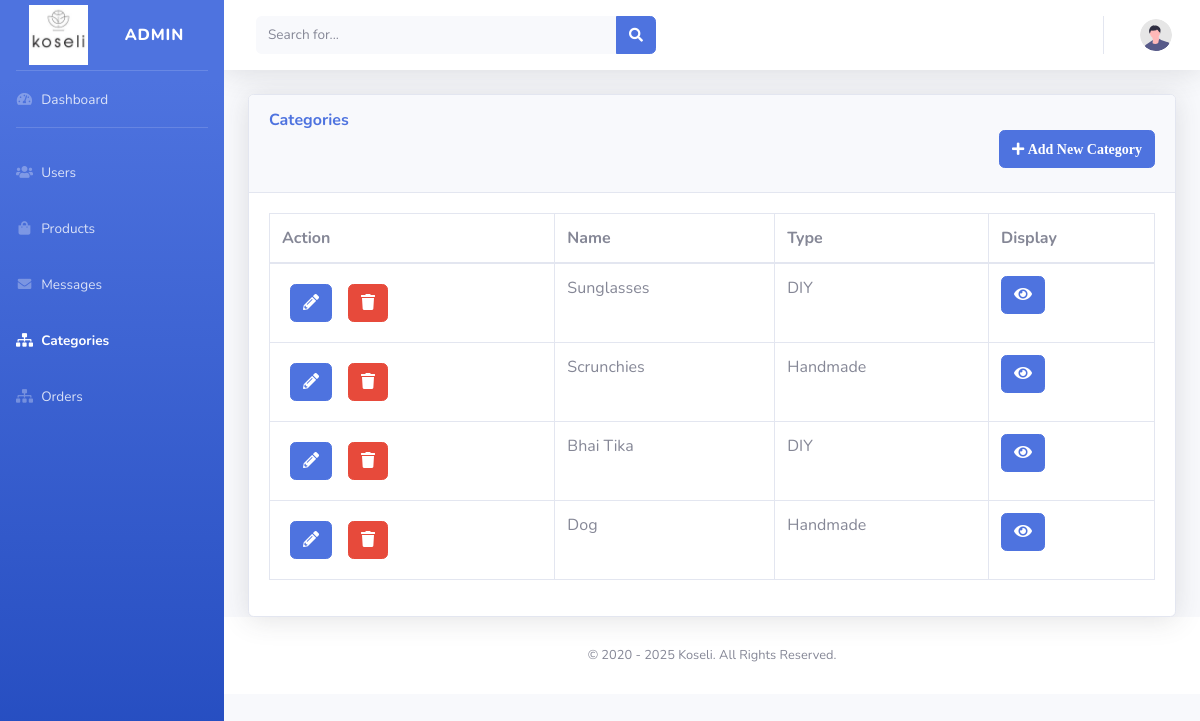
The page /admin/categories.php on the database as committed earlier.
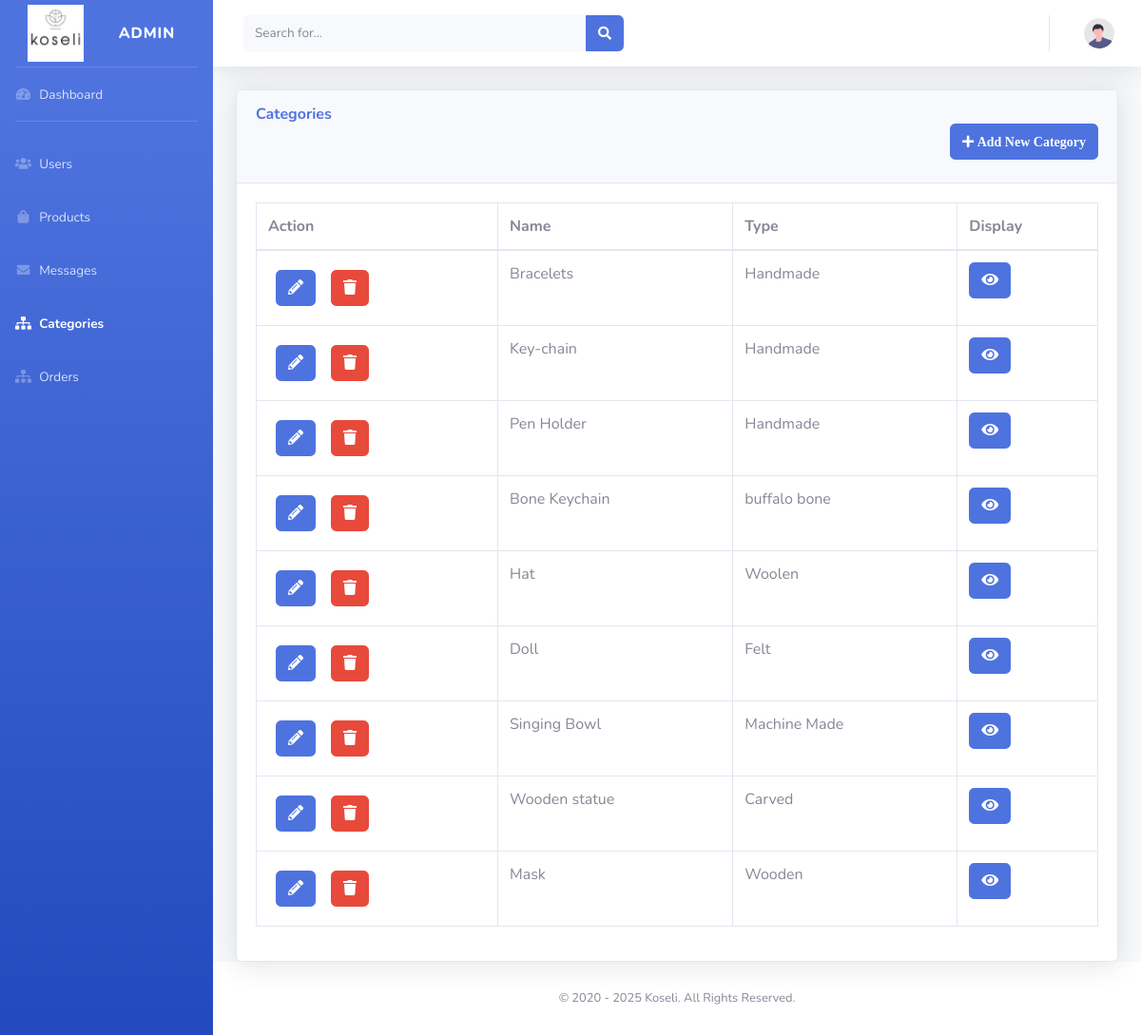
The same page on the database as committed later.
### tables this page shows
CREATE TABLE `categories` (
  `categoryID` int(11) NOT NULL,
  `categoryName` varchar(50) NOT NULL,
  `categoryType` varchar(50) NOT NULL
);

### admin/categories.php (the view, shortened to what this page needs)
<?php
require '../config.inc.php';
?>
<!DOCTYPE html>
<html lang="en">
<head>
    <link href="vendor/fontawesome-free/css/all.min.css" rel="stylesheet" type="text/css">
    <link href="css/sb-admin-2.min.css" rel="stylesheet">
</head>
<body id="page-top">
    <div id="wrapper">
        <ul class="navbar-nav bg-gradient-primary sidebar sidebar-dark accordion" id="accordionSidebar">
            <a class="sidebar-brand d-flex align-items-center justify-content-center" href="index.php">
                <div class="sidebar-brand-icon">
                    <img src="./img/koselii.png" style="width:70%;" alt="Koseli Logo">
                </div>
                <div class="sidebar-brand-text mx-4">Admin</div>
            </a>
            <hr class="sidebar-divider my-0">
            <li class="nav-item">
                <a class="nav-link" href="index.php">
                    <i class="fas fa-fw fa-tachometer-alt"></i>
                    <span>Dashboard</span></a>
            </li>
            <hr class="sidebar-divider">
            <li class="nav-item">
                <a class="nav-link" href="users.php">
                    <i class="fas fa-fw fa-users"></i>
                    <span>Users</span></a>
            </li>
            <li class="nav-item">
                <a class="nav-link" href="products.php">
                    <i class="fas fa-fw fa-shopping-bag"></i>
                    <span>Products</span></a>
            </li>
            <li class="nav-item">
                <a class="nav-link" href="messages.php">
                    <i class="fas fa-fw fa-envelope"></i>
                    <span>Messages</span></a>
            </li>
            <li class="nav-item active">
                <a class="nav-link" href="categories.php">
                    <i class="fas fa-fw fa-sitemap"></i>
                    <span>Categories</span></a>
            </li>
            <li class="nav-item">
                <a class="nav-link" href="orders.php">
                    <i class="fas fa-fw fa-sitemap"></i>
                    <span>Orders</span></a>
            </li>
        </ul>
        <div id="content-wrapper" class="d-flex flex-column">
            <div id="content">
                <nav class="navbar navbar-expand navbar-light bg-white topbar mb-4 static-top shadow">
                    <form class="d-none d-sm-inline-block form-inline mr-auto ml-md-3 my-2 my-md-0 mw-100 navbar-search">
                        <div class="input-group">
                            <input type="text" class="form-control bg-light border-0 small" placeholder="Search for..." aria-label="Search" aria-describedby="basic-addon2">
                            <div class="input-group-append">
                                <button class="btn btn-primary" type="button">
                                    <i class="fas fa-search fa-sm"></i>
                                </button>
                            </div>
                        </div>
                    </form>
                    <ul class="navbar-nav ml-auto">
                        <li class="nav-item dropdown no-arrow">
                            <a class="nav-link dropdown-toggle" href="#" id="userDropdown" role="button" data-toggle="dropdown" aria-haspopup="true" aria-expanded="false">
                                <img class="img-profile rounded-circle" src="img/undraw_profile.svg">
                            </a>
                        </li>
                    </ul>
                </nav>
                <div class="container-fluid">
                    <div class="card shadow mb4">
                        <div class="card-header py-3">
                            <h6 class="m-0 font-weight-bold text-primary">Categories</h6>
                            <h6 class="float-right"><a href="./php/createcategory.php" title="New Category" class="btn btn-primary"><i class="fa fa-plus fa-sm"> Add New Category</i></a></h6>
                        </div>
                        <div class="card-body">
                            <div class="table-responsive">
                                <table class="table table-bordered" id="dataTable" width="100%" cellspacing="0">
                                    <thead>
                                        <tr>
                                            <th>Action</th>
                                            <th>Name</th>
                                            <th>Type</th>
                                            <th>Display</th>
                                        </tr>
                                    </thead>
                                    <tbody>
                                        <?php
                                            $sql = "SELECT * FROM categories;";
                                            if($result = $conn -> query($sql)){
                                                if($result -> num_rows > 0){
                                                    while($row = $result -> fetch_array()){
                                                        echo '<tr>';
                                                        echo '<td>';
                                                        echo '<a href="./php/editcategory.php?categoryID='.$row['categoryID'].'" title="Edit Record" class="btn btn-primary m-2">';
                                                        echo '<i class="fa fa-pencil-alt"></i>';
                                                        echo '</a>';
                                                        echo '<a href="./php/deletecategory.php?categoryID='.$row['categoryID'].'" title="Delete Record" class="btn btn-danger m-2">';
                                                        echo '<i class="fa fa-trash"></i>';
                                                        echo '</a>';
                                                        echo '</td>';
                                                        echo '<td>'. $row['categoryName']. '</td>';
                                                        echo '<td>'. $row['categoryType']. '</td>';
                                                        echo '<td>';
                                                        echo '<a href="./php/viewcategories.php?categoryID='.$row['categoryID'].'" title="View Record" class="btn btn-primary">';
                                                        echo '<i class="fa fa-eye"></i>';
                                                        echo '</a>';
                                                        echo '</td>';
                                                        echo '</tr>';
                                                    }
                                                }
                                            }
                                        ?>
                                    </tbody>
                                </table>
                            </div>
                        </div>
                    </div>
                </div>
                <footer class="sticky-footer bg-white">
                    <div class="container my-auto">
                        <div class="copyright text-center my-auto">
                            <span>&copy; 2020 - <?php echo date("Y")?> Koseli. All Rights Reserved.</span>
                        </div>
                    </div>
                </footer>
            </div>
        </div>
</body>
</html>

Rows that differ between the two databases and show on the page:
removed categories: categoryName "Sunglasses", categoryType "DIY"
removed categories: categoryName "Bhai Tika", categoryType "DIY"
removed categories: categoryName "Dog", categoryType "Handmade"
added categories: categoryName "Bracelets", categoryType "Handmade"
changed categories: categoryName "Scrunchies" → "Key-chain"
added categories: categoryName "Pen Holder", categoryType "Handmade"
added categories: categoryName "Bone Keychain", categoryType "buffalo bone"
added categories: categoryName "Hat", categoryType "Woolen"
added categories: categoryName "Doll", categoryType "Felt"
added categories: categoryName "Singing Bowl", categoryType "Machine Made"
added categories: categoryName "Wooden statue", categoryType "Carved"
added categories: categoryName "Mask", categoryType "Wooden"
